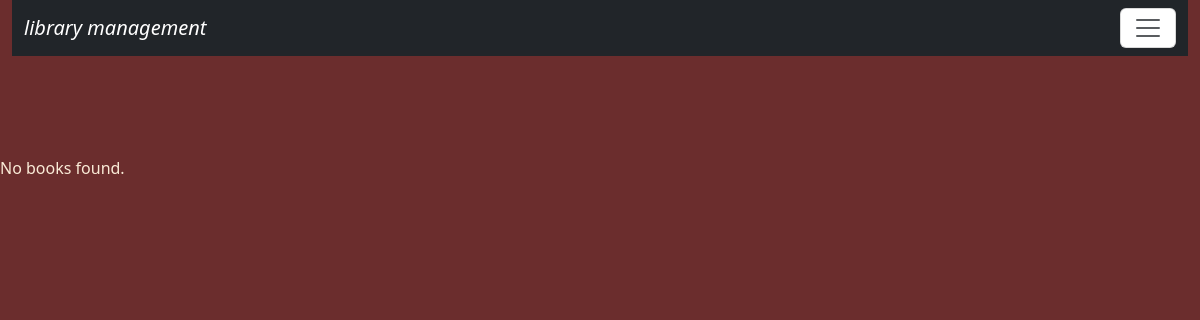
Page /booklist/ on the earlier database version.
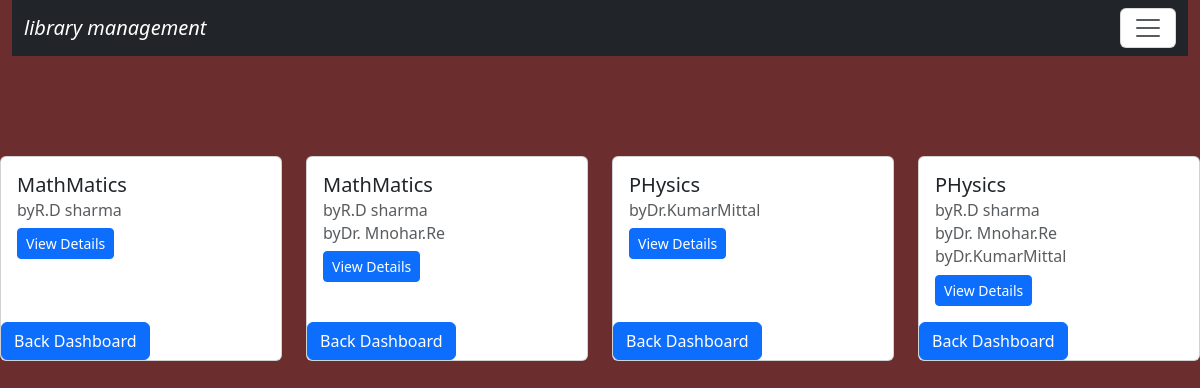
Same page on the later database version.
### library/models.py (models this page shows, shortened)
class Book(models.Model):
    book_name=models.CharField(max_length=200)
    authors=models.ManyToManyField(Author)
    publish_year=models.DateField()

class Author(models.Model):
    author_name=models.CharField(max_length=70)

### library/views.py (the view)
# urls.py: path('booklist/',views.book_list,name="booklist"),
def book_list(request):
        books=Book.objects.all().order_by('id')
        return render(request,'booklist.html',{'books':books})

### library/templates/booklist.html (shortened to what this page needs)
{% extends 'base.html' %}
{% load static %}
{% block content %}
    {% for book in books %}
    <div class="col">
        <div class="card h-100">
            <div class="card-body">
                <h5 class="card-title">{{book.book_name}}</h5>
                {% for auth in book.authors.all %}
                    <h6 class="card-subtitle mb-2 text-muted">by{{auth.author_name}}</h6>
                {% endfor %}
                <a href="{% url 'viewsbook' book.id %}" class="btn btn-sm btn-primary">View Details</a><br>
            </div>
            {% if perms.library.backDashboard_book %}
            <form action="{% url 'adminpanel' %}"  class="d-inline">
                {% csrf_token %}
                <input type="submit" class="btn btn-danger" value="back Dashboard">
            </form>
            {% else %}
                <a href="{% url 'dashboard' %}"><input type="submit" class="btn btn-primary" value="Back Dashboard"></a>
            {% endif %}
        </div>
    </div>
    {% empty %}
    <div class="col-12">
        <p>No books found.</p>
    </div>
    {% endfor %}
{% endblock content %}

### library/templates/base.html (shortened to what this page needs)
<!DOCTYPE html>
{% load static %}
<html lang="en">
<head>
    <link rel="stylesheet" href="{% static 'css/bootstrap.min.css' %}">
    <link rel="stylesheet" href="{% static 'css/style.css' %}">
    <link rel="stylesheet" href="https://cdnjs.cloudflare.com/ajax/libs/font-awesome/6.5.1/css/all.min.css">
</head>
<body>
    <div class="container-fluid">
        {% include 'navbar.html' %}
    </div>
    <div class="row">
        {% block content %}
        {% endblock content %}
    </div>
</body>
</html>

### library/templates/navbar.html (shortened to what this page needs)
<nav class="navbar bg-dark fluid-top">
    <div class="container-fluid">
      <a class="navbar-brand text-white" href="#"><i>library management</i></a>
      <button class="navbar-toggler bg-white" type="button" data-bs-toggle="offcanvas" data-bs-target="#offcanvasNavbar" aria-controls="offcanvasNavbar" aria-label="Toggle navigation">
        <span class="navbar-toggler-icon"></span>
      </button>
    </div>
  </nav>

### library/static/css/style.css (style rules this page uses)
body { background-color:rgb(107, 45, 45); color:antiquewhite; }

Differences in the rows shown:
added Book: book_name "MathMatics"
added Author: author_name "R.D sharma"
added Book: book_name "MathMatics"
added Author: author_name "Dr. Mnohar.Re"
added Book: book_name "PHysics"
added Author: author_name "Dr.KumarMittal"
added Book: book_name "PHysics"
Other differences:
text no longer shown: "No books found."
